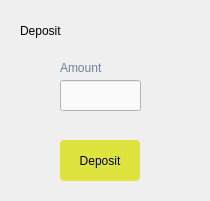
<?xml version="1.0" encoding="UTF-8"?>
<ui version="4.0">
 <class>Deposit</class>
 <widget class="QDialog" name="Deposit">
  <property name="geometry">
   <rect>
    <x>0</x>
    <y>0</y>
    <width>210</width>
    <height>201</height>
   </rect>
  </property>
  <property name="windowTitle">
   <string>Deposit</string>
  </property>
  <property name="styleSheet">
   <string notr="true"/>
  </property>
  <widget class="QLabel" name="label">
   <property name="geometry">
    <rect>
     <x>20</x>
     <y>10</y>
     <width>91</width>
     <height>41</height>
    </rect>
   </property>
   <property name="styleSheet">
    <string notr="true">
font: 600 19pt &quot;Segoe UI&quot;;</string>
   </property>
   <property name="text">
    <string>Deposit</string>
   </property>
  </widget>
  <widget class="QLabel" name="label_2">
   <property name="geometry">
    <rect>
     <x>60</x>
     <y>60</y>
     <width>51</width>
     <height>16</height>
    </rect>
   </property>
   <property name="styleSheet">
    <string notr="true">color: #718096;
font: 400 10pt &quot;Segoe UI&quot;;</string>
   </property>
   <property name="text">
    <string>Amount</string>
   </property>
  </widget>
  <widget class="QLineEdit" name="lineEdit">
   <property name="geometry">
    <rect>
     <x>60</x>
     <y>80</y>
     <width>81</width>
     <height>31</height>
    </rect>
   </property>
   <property name="styleSheet">
    <string notr="true">border-color: rgb(0, 0, 0);

background-color: #FAFAFA;</string>
   </property>
  </widget>
  <widget class="QPushButton" name="pushButton">
   <property name="geometry">
    <rect>
     <x>60</x>
     <y>140</y>
     <width>80</width>
     <height>41</height>
    </rect>
   </property>
   <property name="cursor">
    <cursorShape>PointingHandCursor</cursorShape>
   </property>
   <property name="styleSheet">
    <string notr="true">border-radius: 4px;
color: black;
background-color: #DEE33E;
font: 12pt &quot;Segoe UI&quot;;</string>
   </property>
   <property name="text">
    <string>Deposit</string>
   </property>
  </widget>
 </widget>
 <resources/>
 <connections/>
</ui>
